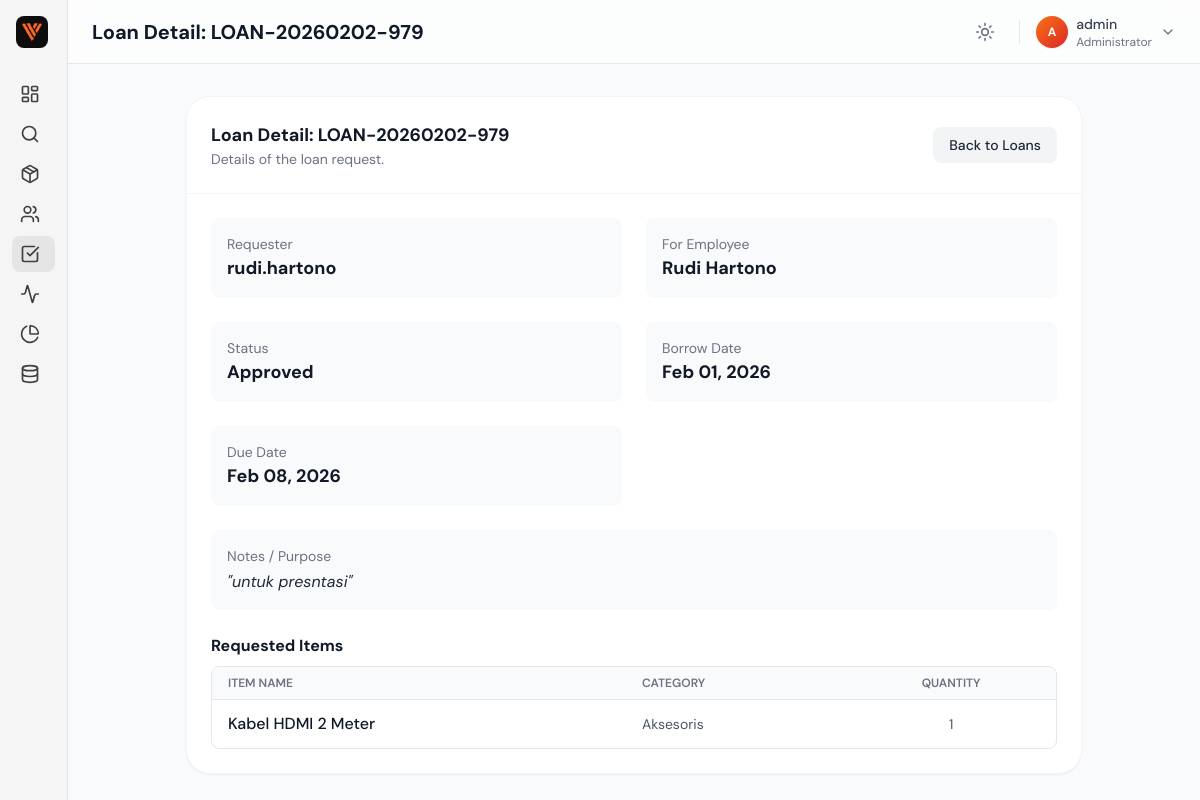
/admin/loan_detail.php?id=1 (signed in), run on an earlier commit of the app's database.
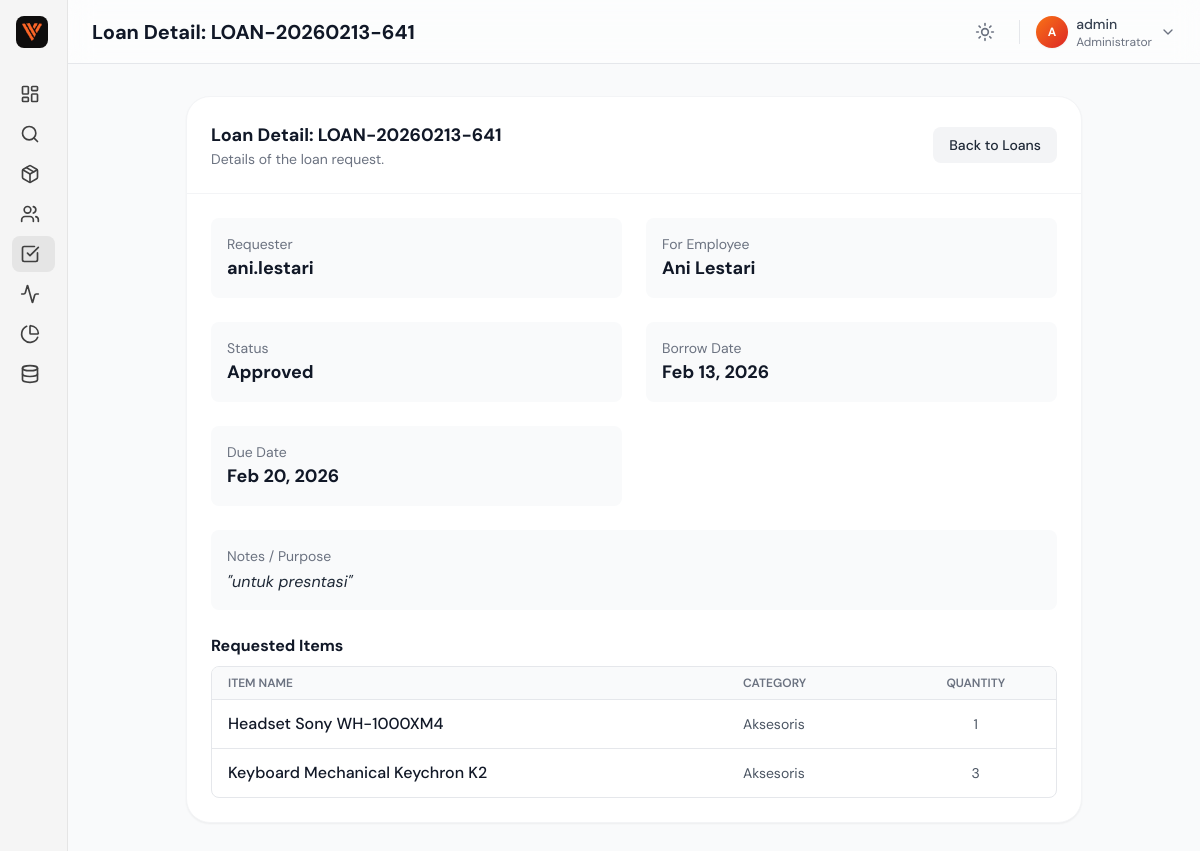
And on a later commit of the database.
### tables this page shows
CREATE TABLE `peminjaman` (
  `id` int(11) NOT NULL AUTO_INCREMENT,
  `kode_peminjaman` varchar(20) DEFAULT NULL,
  `user_id` int(11) NOT NULL,
  `employee_id` int(11) DEFAULT NULL,
  `tanggal_pinjam` date NOT NULL,
  `tanggal_kembali_rencana` date DEFAULT NULL COMMENT 'Expected return date set by admin',
  `tanggal_kembali` date DEFAULT NULL COMMENT 'Actual return date',
  `status` enum('pending','approved','rejected','returned') NOT NULL DEFAULT 'pending',
  `keterangan` text DEFAULT NULL,
  `alasan_reject` text DEFAULT NULL,
  `created_at` timestamp NOT NULL DEFAULT current_timestamp(),
  `updated_at` timestamp NOT NULL DEFAULT current_timestamp() ON UPDATE current_timestamp(),
  PRIMARY KEY (`id`),
  KEY `idx_user_id` (`user_id`),
  KEY `idx_status` (`status`),
  KEY `idx_tanggal_pinjam` (`tanggal_pinjam`),
  KEY `fk_employee_id` (`employee_id`),
  CONSTRAINT `fk_employee_id` FOREIGN KEY (`employee_id`) REFERENCES `employees` (`id`) ON DELETE SET NULL,
  CONSTRAINT `peminjaman_ibfk_1` FOREIGN KEY (`user_id`) REFERENCES `users` (`id`) ON DELETE CASCADE
);

CREATE TABLE `users` (
  `id` int(11) NOT NULL AUTO_INCREMENT,
  `username` varchar(50) NOT NULL,
  `email` varchar(100) NOT NULL,
  `password` varchar(255) NOT NULL COMMENT 'Bcrypt hashed password',
  `role` enum('admin','user') NOT NULL DEFAULT 'user',
  `created_at` timestamp NOT NULL DEFAULT current_timestamp(),
  PRIMARY KEY (`id`),
  UNIQUE KEY `username` (`username`),
  UNIQUE KEY `email` (`email`),
  KEY `idx_email` (`email`),
  KEY `idx_role` (`role`)
);

CREATE TABLE `employees` (
  `id` int(11) NOT NULL AUTO_INCREMENT,
  `user_id` int(11) DEFAULT NULL,
  `nama_karyawan` varchar(100) NOT NULL,
  `jabatan` varchar(100) DEFAULT NULL,
  `departemen` varchar(100) DEFAULT NULL,
  `email` varchar(100) DEFAULT NULL,
  `telepon` varchar(20) DEFAULT NULL,
  `created_at` timestamp NOT NULL DEFAULT current_timestamp(),
  PRIMARY KEY (`id`),
  UNIQUE KEY `email` (`email`),
  UNIQUE KEY `user_id` (`user_id`),
  CONSTRAINT `fk_user_id` FOREIGN KEY (`user_id`) REFERENCES `users` (`id`) ON DELETE SET NULL
);

CREATE TABLE `peminjaman_detail` (
  `id` int(11) NOT NULL AUTO_INCREMENT,
  `peminjaman_id` int(11) NOT NULL,
  `inventaris_id` int(11) NOT NULL,
  `jumlah` int(11) NOT NULL,
  `catatan` text DEFAULT NULL,
  `created_at` timestamp NOT NULL DEFAULT current_timestamp(),
  `updated_at` timestamp NOT NULL DEFAULT current_timestamp() ON UPDATE current_timestamp(),
  PRIMARY KEY (`id`),
  KEY `idx_peminjaman` (`peminjaman_id`),
  KEY `idx_inventaris` (`inventaris_id`),
  CONSTRAINT `peminjaman_detail_ibfk_1` FOREIGN KEY (`peminjaman_id`) REFERENCES `peminjaman` (`id`) ON DELETE CASCADE,
  CONSTRAINT `peminjaman_detail_ibfk_2` FOREIGN KEY (`inventaris_id`) REFERENCES `inventaris` (`id`) ON DELETE CASCADE
);

CREATE TABLE `inventaris` (
  `id` int(11) NOT NULL AUTO_INCREMENT,
  `nama_barang` varchar(100) NOT NULL,
  `kategori` varchar(50) NOT NULL,
  `stok_total` int(11) NOT NULL DEFAULT 0,
  `stok_tersedia` int(11) NOT NULL DEFAULT 0,
  `kondisi` enum('baik','rusak ringan','rusak berat') NOT NULL DEFAULT 'baik',
  `lokasi` varchar(100) NOT NULL,
  `deskripsi` text DEFAULT NULL,
  `image` varchar(255) DEFAULT NULL COMMENT 'Image filename for the product',
  `created_at` timestamp NOT NULL DEFAULT current_timestamp(),
  `updated_at` timestamp NOT NULL DEFAULT current_timestamp() ON UPDATE current_timestamp(),
  PRIMARY KEY (`id`),
  KEY `idx_kategori` (`kategori`),
  KEY `idx_stok_tersedia` (`stok_tersedia`)
);

### src/Loan.php (called while the page is built, shortened)
<?php
class Loan
{
    private $pdo;
    public function __construct($pdo)
    {
        $this->pdo = $pdo;
    }
    public function getById($id)
    {
        try {
            $stmt = $this->pdo->prepare(
                "SELECT p.*, u.username, u.email, e.nama_karyawan
                 FROM peminjaman p
                 JOIN users u ON p.user_id = u.id
                 LEFT JOIN employees e ON p.employee_id = e.id
                 WHERE p.id = ?"
            );
            $stmt->execute([$id]);
            $header = $stmt->fetch();
            $stmtDetails = $this->pdo->prepare(
                "SELECT pd.*, i.nama_barang, i.kategori, i.stok_tersedia, i.lokasi
                 FROM peminjaman_detail pd
                 JOIN inventaris i ON pd.inventaris_id = i.id
                 WHERE pd.peminjaman_id = ?"
            );
            $stmtDetails->execute([$id]);
            $details = $stmtDetails->fetchAll();
            $header['details'] = $details;
            return $header;
        } catch (\PDOException $e) {
            return null;
        }
    }
}

### public/admin/loan_detail.php (the view, shortened to what the changed rows need)
<?php
require_once __DIR__ . '/../../config/database.php';
$loan = new Loan($pdo);
$loanId = $_GET['id'] ?? null;
$loanDetails = null;
if ($loanId) {
    $loanDetails = $loan->getById($loanId);
}
$pageTitle = 'Loan Detail: ' . htmlspecialchars($loanDetails['kode_peminjaman'] ?? 'LOAN-' . $loanDetails['id']);
?>
<!DOCTYPE html>
<html lang="en" class="light">
<head>
    <script src="https://cdn.tailwindcss.com"></script>
</head>
<body class="bg-gray-50 dark:bg-gray-900 font-sans text-slate-800 dark:text-white transition-colors duration-300"
      x-data="{
          darkMode: localStorage.getItem('theme') === 'dark',
          toggleTheme() {
              this.darkMode = !this.darkMode;
              localStorage.setItem('theme', this.darkMode ? 'dark' : 'light');
          }
      }"
      x-init="$watch('darkMode', val => document.documentElement.classList.toggle('dark', val))">
    <div class="flex h-screen overflow-hidden bg-gray-50 dark:bg-gray-950">
        <div class="flex-1 flex flex-col h-screen overflow-hidden relative">
            <?php include '../includes/header.php'; ?>
            <main class="flex-1 overflow-y-auto p-4 md:p-8">
                <div class="max-w-4xl mx-auto">
                    <div class="bg-white dark:bg-gray-800 rounded-3xl border border-gray-100 dark:border-gray-700 shadow-sm">
                        <div class="p-6 border-b border-gray-100 dark:border-gray-700 flex justify-between items-center">
                            <div>
                                <h3 class="text-lg font-bold text-gray-900 dark:text-white"><?= $pageTitle ?></h3>
                                <p class="text-sm text-gray-500 dark:text-gray-400">Details of the loan request.</p>
                            </div>
                        </div>
                        <div class="p-6 space-y-6">
                            <div class="grid grid-cols-1 md:grid-cols-2 gap-6">
                                <div class="p-4 bg-gray-50 dark:bg-gray-700/50 rounded-lg">
                                    <span class="block text-sm text-gray-500 dark:text-gray-400">Requester</span>
                                    <span class="font-bold text-lg text-gray-900 dark:text-white"><?= htmlspecialchars($loanDetails['username']) ?></span>
                                </div>
                                <div class="p-4 bg-gray-50 dark:bg-gray-700/50 rounded-lg">
                                    <span class="block text-sm text-gray-500 dark:text-gray-400">For Employee</span>
                                    <span class="font-bold text-lg text-gray-900 dark:text-white"><?= htmlspecialchars($loanDetails['nama_karyawan'] ?? '-') ?></span>
                                </div>
                                <div class="p-4 bg-gray-50 dark:bg-gray-700/50 rounded-lg">
                                    <span class="block text-sm text-gray-500 dark:text-gray-400">Status</span>
                                    <span class="font-bold text-lg text-gray-900 dark:text-white"><?= ucfirst($loanDetails['status']) ?></span>
                                </div>
                                <div class="p-4 bg-gray-50 dark:bg-gray-700/50 rounded-lg">
                                    <span class="block text-sm text-gray-500 dark:text-gray-400">Borrow Date</span>
                                    <span class="font-bold text-lg text-gray-900 dark:text-white"><?= date('M d, Y', strtotime($loanDetails['tanggal_pinjam'])) ?></span>
                                </div>
                                <?php if ($loanDetails['tanggal_kembali_rencana']): ?>
                                <div class="p-4 bg-gray-50 dark:bg-gray-700/50 rounded-lg">
                                    <span class="block text-sm text-gray-500 dark:text-gray-400">Due Date</span>
                                    <span class="font-bold text-lg text-gray-900 dark:text-white"><?= date('M d, Y', strtotime($loanDetails['tanggal_kembali_rencana'])) ?></span>
                                </div>
                                <?php endif; ?>
                            </div>
                            <?php if (!empty($loanDetails['keterangan'])): ?>
                                <div class="p-4 bg-gray-50 dark:bg-gray-700/50 rounded-lg">
                                    <span class="block text-sm text-gray-500 dark:text-gray-400">Notes / Purpose</span>
                                    <p class="text-gray-800 dark:text-gray-200 mt-1 italic">"<?= htmlspecialchars($loanDetails['keterangan']) ?>"</p>
                                </div>
                            <?php endif; ?>
                            <div>
                                <div class="border rounded-lg overflow-hidden dark:border-gray-700">
                                    <table class="w-full text-left">
                                        <thead class="bg-gray-50 dark:bg-gray-700/50 text-xs uppercase text-gray-500 dark:text-gray-400">
                                            <tr>
                                                <th class="px-4 py-2 font-semibold">Item Name</th>
                                                <th class="px-4 py-2 font-semibold">Category</th>
                                                <th class="px-4 py-2 font-semibold text-center">Quantity</th>
                                            </tr>
                                        </thead>
                                        <tbody>
                                            <?php foreach ($loanDetails['details'] as $detail): ?>
                                            <tr class="border-t dark:border-gray-700">
                                                <td class="px-4 py-3 font-medium text-gray-900 dark:text-white"><?= htmlspecialchars($detail['nama_barang']) ?></td>
                                                <td class="px-4 py-3 text-sm text-gray-600 dark:text-gray-300"><?= htmlspecialchars($detail['kategori']) ?></td>
                                                <td class="px-4 py-3 text-sm text-gray-600 dark:text-gray-300 text-center"><?= $detail['jumlah'] ?></td>
                                            </tr>
                                            <?php endforeach; ?>
                                        </tbody>
                                    </table>
                                </div>
                            </div>
                        </div>
                    </div>
                </div>
            </main>
        </div>
    </div>
</body>
</html>

### public/includes/header.php (shortened to what the changed rows need)
<header class="h-16 flex items-center justify-between px-4 md:px-6 bg-white/50 dark:bg-gray-900/50 backdrop-blur-md border-b border-gray-200 dark:border-gray-800 z-10 pt-16 md:pt-0">
    <div class="flex items-center gap-3">
        <h1 class="text-xl font-bold text-gray-900 dark:text-white"><?= $pageTitle ?? 'Overview' ?></h1>
    </div>
</header>

What changed in the data, as far as the page shows it:
removed peminjaman_detail: inventaris.nama_barang "Kabel HDMI 2 Meter", inventaris.kategori "Aksesoris", jumlah "1"
changed peminjaman "Approved": kode_peminjaman "Loan Detail: LOAN-20260202-979" → "Loan Detail: LOAN-20260213-641"; user.username "rudi.hartono" → "ani.lestari"; employee.nama_karyawan "Rudi Hartono" → "Ani Lestari"; tanggal_pinjam "Feb 01, 2026" → "Feb 13, 2026"; tanggal_kembali_rencana "Feb 08, 2026" → "Feb 20, 2026"
added peminjaman_detail: inventaris.nama_barang "Headset Sony WH-1000XM4", inventaris.kategori "Aksesoris", jumlah "1"
now on this page (row edited): peminjaman_detail: inventaris.nama_barang "Keyboard Mechanical Keychron K2", inventaris.kategori "Aksesoris", jumlah "3"
